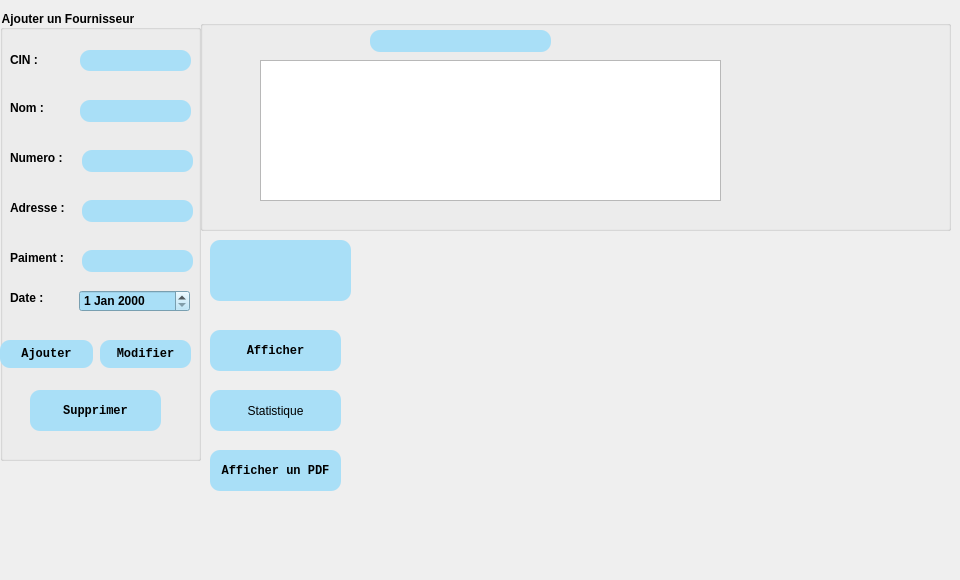
    <widget class="QWidget" name="widget">
     <attribute name="title">
      <string>Les Fournisseurs</string>
     </attribute>
     <widget class="QPushButton" name="le_aff">
      <property name="geometry">
       <rect>
        <x>210</x>
        <y>330</y>
        <width>131</width>
        <height>41</height>
       </rect>
      </property>
      <property name="font">
       <font>
        <family>Consolas</family>
        <weight>75</weight>
        <bold>true</bold>
       </font>
      </property>
      <property name="styleSheet">
       <string notr="true">background-color:rgb(169, 223, 247);
color:  rgb(0, 0, 0);
border-color: rgb(0, 129, 233);
border-radius:10px;</string>
      </property>
      <property name="text">
       <string>Afficher</string>
      </property>
     </widget>
     <widget class="QPushButton" name="pushButton_16">
      <property name="geometry">
       <rect>
        <x>210</x>
        <y>390</y>
        <width>131</width>
        <height>41</height>
       </rect>
      </property>
      <property name="styleSheet">
       <string notr="true">background-color:rgb(169, 223, 247);
color:  rgb(0, 0, 0);
border-color: rgb(0, 129, 233);
border-radius:10px;</string>
      </property>
      <property name="text">
       <string>Statistique</string>
      </property>
     </widget>
     <widget class="QLabel" name="label_18">
      <property name="geometry">
       <rect>
        <x>260</x>
        <y>260</y>
        <width>71</width>
        <height>41</height>
       </rect>
      </property>
      <property name="font">
       <font>
        <family>Consolas</family>
        <weight>75</weight>
        <italic>false</italic>
        <bold>true</bold>
       </font>
      </property>
      <property name="styleSheet">
       <string notr="true">color:  rgb(0, 0, 0);</string>
      </property>
      <property name="text">
       <string>Trier par :</string>
      </property>
     </widget>
     <widget class="QComboBox" name="pb_tri">
      <property name="geometry">
       <rect>
        <x>220</x>
        <y>250</y>
        <width>121</width>
        <height>21</height>
       </rect>
      </property>
      <property name="font">
       <font>
        <pointsize>9</pointsize>
        <weight>75</weight>
        <bold>true</bold>
       </font>
      </property>
      <item>
       <property name="text">
        <string>Nom</string>
       </property>
      </item>
      <item>
       <property name="text">
        <string>Nombre d'achat</string>
       </property>
      </item>
      <item>
       <property name="text">
        <string>Date</string>
       </property>
      </item>
     </widget>
     <widget class="QGroupBox" name="groupBox_6">
      <property name="geometry">
       <rect>
        <x>0</x>
        <y>10</y>
        <width>201</width>
        <height>451</height>
       </rect>
      </property>
      <property name="font">
       <font>
        <weight>75</weight>
        <bold>true</bold>
       </font>
      </property>
      <property name="styleSheet">
       <string notr="true">color:  rgb(0, 0, 0);</string>
      </property>
      <property name="title">
       <string>Ajouter un Fournisseur</string>
      </property>
      <property name="flat">
       <bool>false</bool>
      </property>
      <widget class="QLabel" name="label_19">
       <property name="geometry">
        <rect>
         <x>10</x>
         <y>40</y>
         <width>56</width>
         <height>20</height>
        </rect>
       </property>
       <property name="font">
        <font>
         <weight>75</weight>
         <bold>true</bold>
        </font>
       </property>
       <property name="styleSheet">
        <string notr="true">color:  rgb(0, 0, 0);
</string>
       </property>
       <property name="text">
        <string>CIN :</string>
       </property>
      </widget>
      <widget class="QLineEdit" name="le_cin">
       <property name="geometry">
        <rect>
         <x>80</x>
         <y>40</y>
         <width>111</width>
         <height>21</height>
        </rect>
       </property>
       <property name="styleSheet">
        <string notr="true">background-color:rgb(169, 223, 247);
color:  rgb(0, 0, 0);
border-color: rgb(0, 129, 233);
border-radius:10px;</string>
       </property>
      </widget>
      <widget class="QLabel" name="label_20">
       <property name="geometry">
        <rect>
         <x>10</x>
         <y>90</y>
         <width>56</width>
         <height>16</height>
        </rect>
       </property>
       <property name="font">
        <font>
         <weight>75</weight>
         <bold>true</bold>
        </font>
       </property>
       <property name="styleSheet">
        <string notr="true">color:  rgb(0, 0, 0);</string>
       </property>
       <property name="text">
        <string>Nom :</string>
       </property>
      </widget>
      <widget class="QLineEdit" name="le_nom">
       <property name="geometry">
        <rect>
         <x>80</x>
         <y>90</y>
         <width>111</width>
         <height>22</height>
        </rect>
       </property>
       <property name="styleSheet">
        <string notr="true">background-color:rgb(169, 223, 247);
color:  rgb(0, 0, 0);
border-color: rgb(0, 129, 233);
border-radius:10px;</string>
       </property>
      </widget>
      <widget class="QLabel" name="label_21">
       <property name="geometry">
        <rect>
         <x>10</x>
         <y>140</y>
         <width>71</width>
         <height>16</height>
        </rect>
       </property>
       <property name="font">
        <font>
         <weight>75</weight>
         <bold>true</bold>
        </font>
       </property>
       <property name="styleSheet">
        <string notr="true">color:  rgb(0, 0, 0);</string>
       </property>
       <property name="text">
        <string>Numero :</string>
       </property>
      </widget>
      <widget class="QLabel" name="label_30">
       <property name="geometry">
        <rect>
         <x>10</x>
         <y>190</y>
         <width>71</width>
         <height>16</height>
        </rect>
       </property>
       <property name="font">
        <font>
         <weight>75</weight>
         <bold>true</bold>
        </font>
       </property>
       <property name="styleSheet">
        <string notr="true">color:  rgb(0, 0, 0);</string>
       </property>
       <property name="text">
        <string>Adresse :</string>
       </property>
      </widget>
      <widget class="QLabel" name="label_31">
       <property name="geometry">
        <rect>
         <x>10</x>
         <y>240</y>
         <width>71</width>
         <height>16</height>
        </rect>
       </property>
       <property name="font">
        <font>
         <weight>75</weight>
         <bold>true</bold>
        </font>
       </property>
       <property name="styleSheet">
        <string notr="true">color:  rgb(0, 0, 0);</string>
       </property>
       <property name="text">
        <string>Paiment :</string>
       </property>
      </widget>
      <widget class="QLabel" name="label_32">
       <property name="geometry">
        <rect>
         <x>10</x>
         <y>280</y>
         <width>56</width>
         <height>16</height>
        </rect>
       </property>
       <property name="font">
        <font>
         <weight>75</weight>
         <bold>true</bold>
        </font>
       </property>
       <property name="styleSheet">
        <string notr="true">color:  rgb(0, 0, 0);</string>
       </property>
       <property name="text">
        <string>Date :</string>
       </property>
      </widget>
      <widget class="QLineEdit" name="le_numero">
       <property name="geometry">
        <rect>
         <x>82</x>
         <y>140</y>
         <width>111</width>
         <height>22</height>
        </rect>
       </property>
       <property name="styleSheet">
        <string notr="true">background-color:rgb(169, 223, 247);
color:  rgb(0, 0, 0);
border-color: rgb(0, 129, 233);
border-radius:10px;</string>
       </property>
      </widget>
      <widget class="QLineEdit" name="le_adresse">
       <property name="geometry">
        <rect>
         <x>82</x>
         <y>190</y>
         <width>111</width>
         <height>22</height>
        </rect>
       </property>
       <property name="styleSheet">
        <string notr="true">background-color:rgb(169, 223, 247);
color:  rgb(0, 0, 0);
border-color: rgb(0, 129, 233);
border-radius:10px;</string>
       </property>
      </widget>
      <widget class="QLineEdit" name="le_paiment">
       <property name="geometry">
        <rect>
         <x>82</x>
         <y>240</y>
         <width>111</width>
         <height>22</height>
        </rect>
       </property>
       <property name="styleSheet">
        <string notr="true">background-color:rgb(169, 223, 247);
color:  rgb(0, 0, 0);
border-color: rgb(0, 129, 233);
border-radius:10px;</string>
       </property>
      </widget>
      <widget class="QDateEdit" name="le_date">
       <property name="geometry">
        <rect>
         <x>79</x>
         <y>280</y>
         <width>111</width>
         <height>22</height>
        </rect>
       </property>
       <property name="font">
        <font>
         <weight>75</weight>
         <bold>true</bold>
        </font>
       </property>
       <property name="styleSheet">
        <string notr="true">background-color:rgb(169, 223, 247);
color:  rgb(0, 0, 0);
border-color: rgb(0, 129, 233);
</string>
       </property>
      </widget>
      <widget class="QPushButton" name="pb_ajouter">
       <property name="geometry">
        <rect>
         <x>0</x>
         <y>330</y>
         <width>93</width>
         <height>28</height>
        </rect>
       </property>
       <property name="font">
        <font>
         <family>Consolas</family>
         <weight>75</weight>
         <italic>false</italic>
         <bold>true</bold>
         <underline>false</underline>
         <strikeout>false</strikeout>
        </font>
       </property>
       <property name="styleSheet">
        <string notr="true">background-color:rgb(169, 223, 247);
color:  rgb(0, 0, 0);
border-color: rgb(0, 129, 233);
border-radius:10px;</string>
       </property>
       <property name="text">
        <string>Ajouter</string>
       </property>
      </widget>
      <widget class="QPushButton" name="pb_modifier">
       <property name="geometry">
        <rect>
         <x>100</x>
         <y>330</y>
         <width>91</width>
         <height>28</height>
        </rect>
       </property>
       <property name="font">
        <font>
         <family>Consolas</family>
         <weight>75</weight>
         <bold>true</bold>
        </font>
       </property>
       <property name="styleSheet">
        <string notr="true">background-color:rgb(169, 223, 247);
color:  rgb(0, 0, 0);
border-color: rgb(0, 129, 233);
border-radius:10px;</string>
       </property>
       <property name="text">
        <string>Modifier</string>
       </property>
      </widget>
      <widget class="QPushButton" name="pb_supprimer">
       <property name="geometry">
        <rect>
         <x>30</x>
         <y>380</y>
         <width>131</width>
         <height>41</height>
        </rect>
       </property>
       <property name="font">
        <font>
         <family>Consolas</family>
         <weight>75</weight>
         <bold>true</bold>
        </font>
       </property>
       <property name="styleSheet">
        <string notr="true">color:  rgb(0, 0, 0);background-color:rgb(169, 223, 247);
color:  rgb(0, 0, 0);
border-color: rgb(0, 129, 233);
border-radius:10px;</string>
       </property>
       <property name="text">
        <string>Supprimer</string>
       </property>
      </widget>
     </widget>
     <widget class="QCustomPlot" name="customPlot" native="true">
      <property name="geometry">
       <rect>
        <x>370</x>
        <y>250</y>
        <width>571</width>
        <height>221</height>
       </rect>
      </property>
     </widget>
     <widget class="QGraphicsView" name="graphicsView_3">
      <property name="geometry">
       <rect>
        <x>210</x>
        <y>240</y>
        <width>141</width>
        <height>61</height>
       </rect>
      </property>
      <property name="styleSheet">
       <string notr="true">background-color:rgb(169, 223, 247);
color:  rgb(0, 0, 0);
border-color: rgb(0, 129, 233);
border-radius:10px;</string>
      </property>
     </widget>
     <widget class="QPushButton" name="pdf_aff">
      <property name="geometry">
       <rect>
        <x>210</x>
        <y>450</y>
        <width>131</width>
        <height>41</height>
       </rect>
      </property>
      <property name="font">
       <font>
        <family>Consolas</family>
        <weight>75</weight>
        <bold>true</bold>
       </font>
      </property>
      <property name="styleSheet">
       <string notr="true">background-color:rgb(169, 223, 247);
color:  rgb(0, 0, 0);
border-color: rgb(0, 129, 233);
border-radius:10px;</string>
      </property>
      <property name="text">
       <string>Afficher un PDF</string>
      </property>
     </widget>
     <widget class="QGroupBox" name="groupBox_10">
      <property name="geometry">
       <rect>
        <x>200</x>
        <y>20</y>
        <width>751</width>
        <height>211</height>
       </rect>
      </property>
      <property name="font">
       <font>
        <pointsize>9</pointsize>
        <weight>75</weight>
        <italic>false</italic>
        <bold>true</bold>
       </font>
      </property>
      <property name="title">
       <string/>
      </property>
      <widget class="QTableView" name="tab_fournisseurs">
       <property name="geometry">
        <rect>
         <x>60</x>
         <y>40</y>
         <width>461</width>
         <height>141</height>
        </rect>
       </property>
      </widget>
      <widget class="QLineEdit" name="recherche">
       <property name="geometry">
        <rect>
         <x>170</x>
         <y>10</y>
         <width>181</width>
         <height>22</height>
        </rect>
       </property>
       <property name="styleSheet">
        <string notr="true">background-color:rgb(169, 223, 247);
color:  rgb(0, 0, 0);
border-color: rgb(0, 129, 233);
border-radius:10px;</string>
       </property>
      </widget>
     </widget>
     <widget class="QLabel" name="label_33">
      <property name="geometry">
       <rect>
        <x>-5</x>
        <y>-5</y>
        <width>801</width>
        <height>571</height>
       </rect>
      </property>
      <property name="styleSheet">
       <string notr="true">background-image:url(C:/Users/rania/OneDrive/Bureau/BG.png);</string>
      </property>
      <property name="text">
       <string/>
      </property>
     </widget>
     <zorder>label_33</zorder>
     <zorder>le_aff</zorder>
     <zorder>pushButton_16</zorder>
     <zorder>label_18</zorder>
     <zorder>pb_tri</zorder>
     <zorder>groupBox_6</zorder>
     <zorder>customPlot</zorder>
     <zorder>pdf_aff</zorder>
     <zorder>groupBox_10</zorder>
     <zorder>graphicsView_3</zorder>
    </widget>
